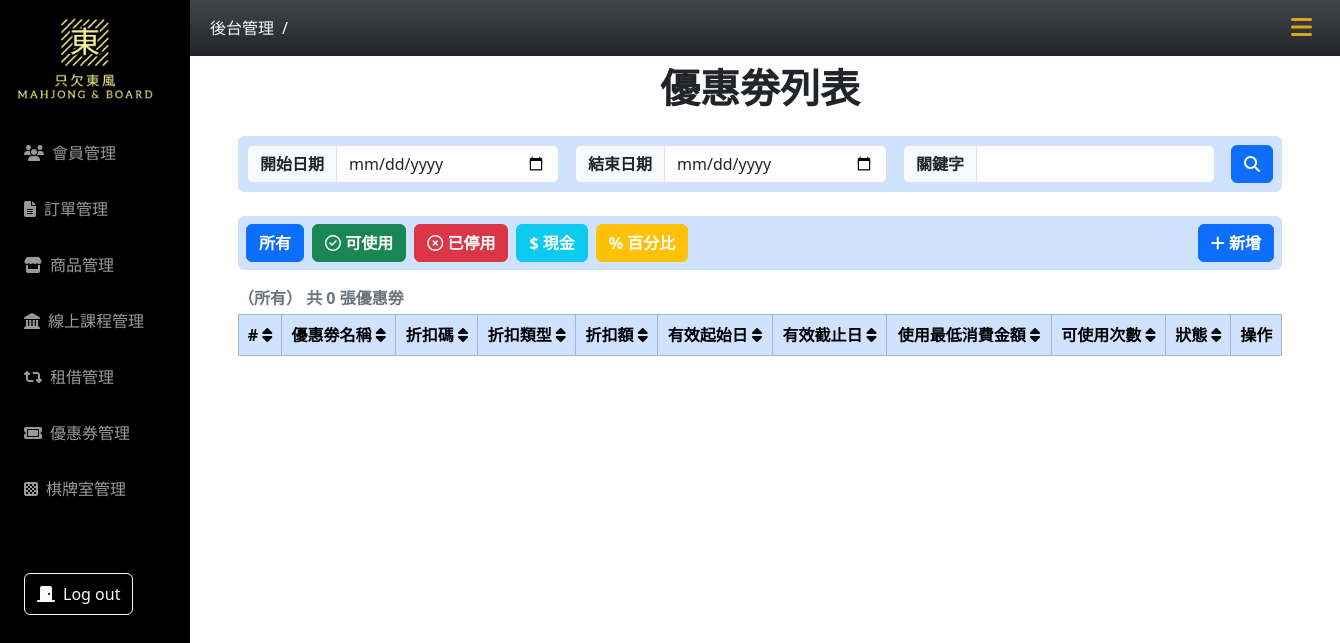
The app's page /coupon/coupon-list.php, older data.
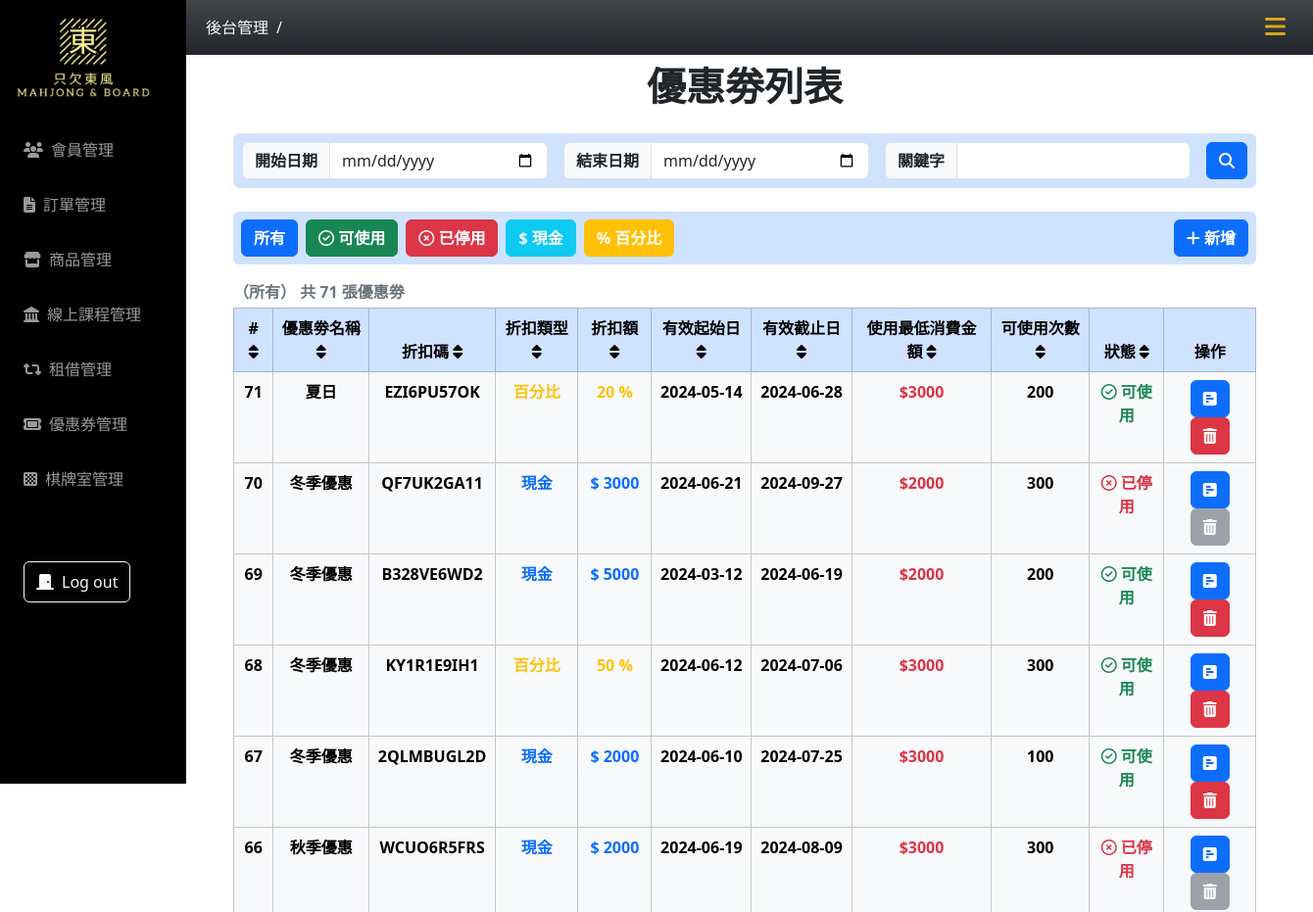
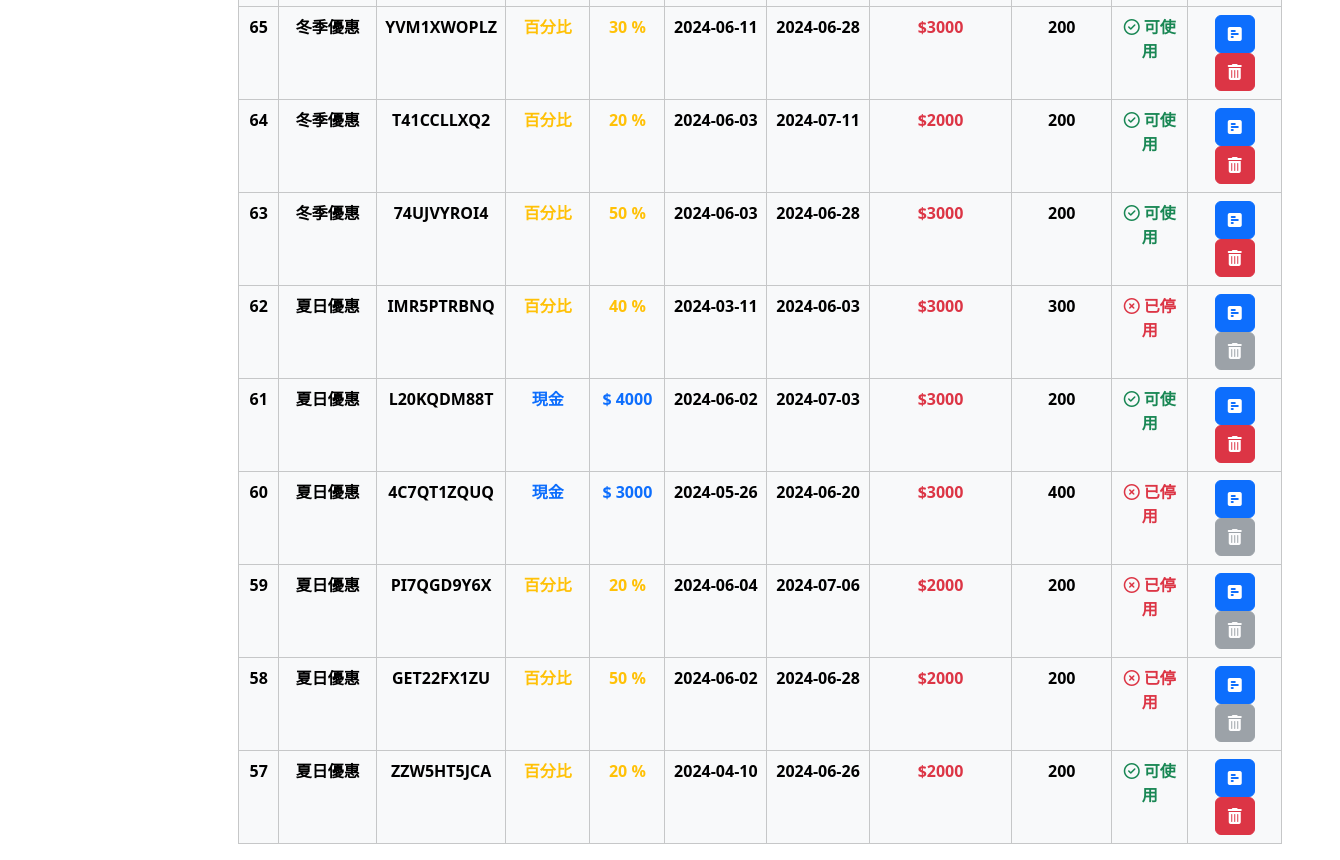
The same page, newer data (2 pictures, top to bottom).
### tables this page shows
CREATE TABLE `coupons` (
  `coupon_id` int(11) NOT NULL,
  `name` varchar(255) NOT NULL,
  `discount_code` varchar(50) NOT NULL,
  `discount_type` varchar(20) NOT NULL,
  `discount_value` decimal(10,0) NOT NULL,
  `valid_from` date NOT NULL,
  `valid_to` date NOT NULL,
  `limit_value` int(50) NOT NULL,
  `usage_limit` int(11) NOT NULL,
  `status` varchar(30) NOT NULL,
  `created_at` datetime NOT NULL,
  `update_at` datetime NOT NULL
);

### coupon/coupon-list.php (the view, shortened to what this page needs)
<?php
require_once("../db_connect_mahjong.php");
$pageTitle = "優惠劵列表";
$perPage = 15;
$page = isset($_GET["p"]) ? (int)$_GET["p"] : 1;
$order = isset($_GET["o"]) ? (int)$_GET["o"] : 1;
$filter = isset($_GET["f"]) ? $_GET["f"] : 'all';
$search = isset($_GET["s"]) ? $_GET["s"] : '';
$startDate = isset($_GET["s_d"]) ? $_GET["s_d"] : '';
$endDate = isset($_GET["e_d"]) ? $_GET["e_d"] : '';
$minCash = isset($_GET["mC"]) ? $_GET["mC"] : '';
$maxCash = isset($_GET["MxC"]) ? $_GET["MxC"] : '';
$minPercent = isset($_GET["mP"]) ? $_GET["mP"] : '';
$maxPercent = isset($_GET["MxP"]) ? $_GET["MxP"] : '';
$updateSql = "UPDATE coupons SET status = 'inactive' WHERE valid_to < CURRENT_DATE() AND status = 'active'";
$conn->query($updateSql);
$whereClause = "WHERE 1=1";
$sqlCount = "SELECT COUNT(*) AS count FROM coupons $whereClause";
$countResult = $conn->query($sqlCount);
$countRow = $countResult->fetch_assoc();
$allCouponCount = $countRow["count"];
$firstItem = ($page - 1) * $perPage;
$orderOptions = [
  1 => "coupon_id DESC", 2 => "coupon_id ASC", 3 => "name DESC", 4 => "name ASC",
  5 => "discount_code DESC", 6 => "discount_code ASC", 7 => "discount_type DESC", 8 => "discount_type ASC",
  9 => "discount_value DESC", 10 => "discount_value ASC", 11 => "valid_from DESC", 12 => "valid_from ASC",
  13 => "valid_to DESC", 14 => "valid_to ASC", 15 => "limit_value DESC", 16 => "limit_value ASC",
  17 => "usage_limit DESC", 18 => "usage_limit ASC", 19 => "status DESC", 20 => "status ASC"
];
$sqlOrder = $orderOptions[$order] ?? $orderOptions[1];
$searchResultTitle = "";
$filterTitles = [
  "active" => "（可使用）", "inactive" => "（已停用）", "percent" => "（百分比）", "cash" => "（現金）", "all" => "（所有）"
];
$filterTitle = $filterTitles[$filter] ?? $filterTitles["all"];
$sql = "SELECT * FROM coupons $whereClause ORDER BY $sqlOrder LIMIT $firstItem, $perPage";
$result = $conn->query($sql);
$rows = $result->fetch_all(MYSQLI_ASSOC);
?>
<!doctype html>
<html lang="en">
<head>
  <?php include("coupon-css.php") ?>
  <?php include("../css-mahjong.php") ?>
</head>
<body>
  <?php include("../nav.php") ?>
  <div class="container main-content px-5">
    <div class="d-flex justify-content-center">
      <h1 class="py-2 fw-semibold"><?= $pageTitle ?></h1>
    </div>
    <div class="py-2">
      <div class="d-flex justify-content-between align-items-center mb-3 border p-2 rounded bg-primary-subtle">
        <form action="" method="get" class="w-100">
          <dv class="d-flex justify-content-center gap-3">
            <div class="input-group">
              <label for="start_date" class="input-group-text fw-semibold">開始日期</label>
              <input type="date" id="start_date" name="s_d" class="form-control" value="<?= $startDate ?>">
            </div>
            <div class="input-group">
              <label for="end_date" class="input-group-text fw-semibold">結束日期</label>
              <input type="date" id="end_date" name="e_d" class="form-control" value="<?= $endDate ?>">
            </div>
            <div class="input-group">
              <label for="search" class="input-group-text fw-semibold">關鍵字</label>
              <input type="text" class="form-control" placeholder="" name="s" value="<?= $search ?>">
            </div>
            <button type="submit" class="btn btn-primary" name=""><i class="fa-solid fa-magnifying-glass"></i></button>
      </div>
    </div>
    <div class="d-flex justify-content-between align-items-center gap-3 mb-3 p-2 rounded bg-primary-subtle">
      <div class="d-flex justify-content-center align-items-center gap-3">
        <div class="d-flex justify-content-center align-items-center gap-2">
          <button class="btn btn-primary fw-semibold" onclick="filterCoupons('all')">所有</button>
          <button class="btn btn-success fw-semibold" onclick="filterCoupons('active')"><i class="fa-regular fa-circle-check"></i> 可使用</button>
          <button class="btn btn-danger fw-semibold" onclick="filterCoupons('inactive')"><i class="fa-regular fa-circle-xmark"></i> 已停用</button>
          <button class="btn btn-info text-white fw-semibold" onclick="filterCoupons('cash')">$ 現金</button>
          <button class="btn btn-warning text-white fw-semibold" onclick="filterCoupons('percent')">% 百分比</button>
        </div>
      </div>
      <a href="add-coupon.php" class="btn btn-primary">
        <i class="fa-solid fa-plus"></i> <span class="fw-semibold">新增</span>
      </a>
    </div>
    <div class="text-secondary pb-1 fw-semibold">
      <?= "$filterTitle $searchResultTitle 共 $allCouponCount 張優惠劵" ?>
    </div>
    <table class="table table-light table-bordered text-center">
      <thead class="table-primary">
        <tr>
          <th><a href="?p=<?= $page ?>&o=<?= ($order == 1) ? 2 : 1 ?>&f=<?= $filter ?>&s=<?= $search ?>&s_d=<?= $startDate ?>&e_d=<?= $endDate ?>&mC=<?= $minCash ?>&MxC=<?= $maxCash ?>&mP=<?= $minPercent ?>&MxP=<?= $maxPercent ?>" class="sort-icon text-black text-decoration-none"># <i class="fa-solid fa-sort"></i></a></th>
          <th><a href="?p=<?= $page ?>&o=<?= ($order == 3) ? 4 : 3 ?>&f=<?= $filter ?>&s=<?= $search ?>&s_d=<?= $startDate ?>&e_d=<?= $endDate ?>&mC=<?= $minCash ?>&MxC=<?= $maxCash ?>&mP=<?= $minPercent ?>&MxP=<?= $maxPercent ?>" class="sort-icon text-black text-decoration-none">優惠劵名稱 <i class="fa-solid fa-sort"></i></a></th>
          <th><a href="?p=<?= $page ?>&o=<?= ($order == 5) ? 6 : 5 ?>&f=<?= $filter ?>&s=<?= $search ?>&s_d=<?= $startDate ?>&e_d=<?= $endDate ?>&mC=<?= $minCash ?>&MxC=<?= $maxCash ?>&mP=<?= $minPercent ?>&MxP=<?= $maxPercent ?>" class="sort-icon text-black text-decoration-none">折扣碼 <i class="fa-solid fa-sort"></i></a></th>
          <th><a href="?p=<?= $page ?>&o=<?= ($order == 7) ? 8 : 7 ?>&f=<?= $filter ?>&s=<?= $search ?>&s_d=<?= $startDate ?>&e_d=<?= $endDate ?>&mC=<?= $minCash ?>&MxC=<?= $maxCash ?>&mP=<?= $minPercent ?>&MxP=<?= $maxPercent ?>" class="sort-icon text-black text-decoration-none">折扣類型 <i class="fa-solid fa-sort"></i></a></th>
          <th><a href="?p=<?= $page ?>&o=<?= ($order == 9) ? 10 : 9 ?>&f=<?= $filter ?>&s=<?= $search ?>&s_d=<?= $startDate ?>&e_d=<?= $endDate ?>&mC=<?= $minCash ?>&MxC=<?= $maxCash ?>&mP=<?= $minPercent ?>&MxP=<?= $maxPercent ?>" class="sort-icon text-black text-decoration-none">折扣額 <i class="fa-solid fa-sort"></i></a></th>
          <th><a href="?p=<?= $page ?>&o=<?= ($order == 11) ? 12 : 11 ?>&f=<?= $filter ?>&s=<?= $search ?>&s_d=<?= $startDate ?>&e_d=<?= $endDate ?>&mC=<?= $minCash ?>&MxC=<?= $maxCash ?>&mP=<?= $minPercent ?>&MxP=<?= $maxPercent ?>" class="sort-icon text-black text-decoration-none">有效起始日 <i class="fa-solid fa-sort"></i></a></th>
          <th><a href="?p=<?= $page ?>&o=<?= ($order == 13) ? 14 : 13 ?>&f=<?= $filter ?>&s=<?= $search ?>&s_d=<?= $startDate ?>&e_d=<?= $endDate ?>&mC=<?= $minCash ?>&MxC=<?= $maxCash ?>&mP=<?= $minPercent ?>&MxP=<?= $maxPercent ?>" class="sort-icon text-black text-decoration-none">有效截止日 <i class=" fa-solid fa-sort"></i></a></th>
          <th><a href="?p=<?= $page ?>&o=<?= ($order == 15) ? 16 : 15 ?>&f=<?= $filter ?>&s=<?= $search ?>&s_d=<?= $startDate ?>&e_d=<?= $endDate ?>&mC=<?= $minCash ?>&MxC=<?= $maxCash ?>&mP=<?= $minPercent ?>&MxP=<?= $maxPercent ?>" class="sort-icon text-black text-decoration-none">使用最低消費金額 <i class="fa-solid fa-sort"></i></a></th>
          <th><a href="?p=<?= $page ?>&o=<?= ($order == 17) ? 18 : 17 ?>&f=<?= $filter ?>&s=<?= $search ?>&s_d=<?= $startDate ?>&e_d=<?= $endDate ?>&mC=<?= $minCash ?>&MxC=<?= $maxCash ?>&mP=<?= $minPercent ?>&MxP=<?= $maxPercent ?>" class="sort-icon text-black text-decoration-none">可使用次數 <i class="fa-solid fa-sort"></i></a></th>
          <th><a href="?p=<?= $page ?>&o=<?= ($order == 19) ? 20 : 19 ?>&f=<?= $filter ?>&s=<?= $search ?>&s_d=<?= $startDate ?>&e_d=<?= $endDate ?>&mC=<?= $minCash ?>&MxC=<?= $maxCash ?>&mP=<?= $minPercent ?>&MxP=<?= $maxPercent ?>" class="sort-icon text-black text-decoration-none">狀態 <i class="fa-solid fa-sort"></i></a></th>
          <th>操作</th>
        </tr>
      </thead>
      <tbody>
        <?php foreach ($rows as $coupon) : ?>
          <tr class="fw-semibold">
            <td><?= $coupon['coupon_id'] ?></td>
            <td><?= $coupon['name'] ?></td>
            <td><?= $coupon['discount_code'] ?></td>
            <td>
              <?php if ($coupon['discount_type'] == 'cash') : ?>
                <span class="text-primary fw-semibold">現金</span>
              <?php elseif ($coupon['discount_type'] == 'percent') : ?>
                <span class="text-warning fw-semibold">百分比</span>
              <?php endif; ?>
            </td>
            <td class="fw-semibold">
              <?php if ($coupon['discount_type'] == 'cash') : ?>
                <span class="text-primary fw-semibold"><?= '$' . " " . $coupon['discount_value']; ?></span>
              <?php elseif ($coupon['discount_type'] == 'percent') : ?>
                <span class="text-warning fw-semibold"><?= $coupon['discount_value'] . " " . '%'; ?></span>
              <?php endif; ?>
            </td>
            <td><?= $coupon['valid_from'] ?></td>
            <td><?= $coupon['valid_to'] ?></td>
            <td><span class="text-danger fw-semibold"><?= '$' . $coupon['limit_value'] ?></span></td>
            <td><?= $coupon['usage_limit'] ?></td>
            <td><span class="fw-semibold <?= ($coupon['status'] == 'active') ? 'text-success' : 'text-danger'; ?>">
                <?= ($coupon['status'] == 'active') ? '<i class="fa-regular fa-circle-check"></i> 可使用' : '<i class="fa-regular fa-circle-xmark"></i> 已停用'; ?>
              </span></td>
            <td>
              <a href="coupon-detail.php?coupon_id=<?= $coupon['coupon_id'] ?>" class="btn btn-primary" title="優惠劵詳細資料">
                <i class="fa-solid fa-square-poll-horizontal"></i>
              </a>
              <?php if ($coupon['status'] == 'inactive') : ?>
                <button class="btn btn btn-secondary" disabled title="停用優惠劵" data-id="<?= $coupon['coupon_id'] ?>" data-bs-toggle="modal" data-bs-target="#deleteModal">
                  <i class="fa-solid fa-trash-can"></i>
                </button>
              <?php else : ?>
                <button class="btn btn-danger btn-disable" title="停用優惠劵" data-id="<?= $coupon['coupon_id'] ?>" data-bs-toggle="modal" data-bs-target="#deleteModal">
                  <i class="fa-solid fa-trash-can"></i>
                </button>
              <?php endif; ?>
            </td>
          </tr>
        <?php endforeach ?>
      </tbody>
    </table>
  </div>
</body>
</html>

### coupon/coupon-css.php (shortened to what this page needs)
<link href="https://cdn.jsdelivr.net/npm/bootstrap@5.3.3/dist/css/bootstrap.min.css" rel="stylesheet">
<link rel="stylesheet" href="https://cdnjs.cloudflare.com/ajax/libs/font-awesome/6.5.2/css/all.min.css" />

### css-mahjong.php (shortened to what this page needs)
<link rel="stylesheet" href="https://cdnjs.cloudflare.com/ajax/libs/font-awesome/6.5.2/css/all.min.css" />
<link href="https://cdn.jsdelivr.net/npm/bootstrap@5.3.2/dist/css/bootstrap.min.css" rel="stylesheet" />

### nav.php (shortened to what this page needs)
<header>
    <div class="container-fluid position-fixed bg-dark bg-gradient z-1">
        <nav class="navbar navbar-expand-lg ">
            <div class="collapse navbar-collapse" id="navbarNav">
                <ul class="navbar-nav">
                    <li class="nav-item d-flex align-items-center text-light">
                        <a class="nav-link link-light active" aria-current="page" href="sidebar-nav.php">後台管理</a> / <a class="nav-link link-secondary" href="#"><?php if (isset($_SESSION["group"])) echo $_SESSION["group"] ?></a>
                    </li>
                </ul>
            </div>
            <div class="d-flex justify-content-start mx-3">
                <label for="switch"><i class="hamburger fa-solid fa-bars"></i></label>
            </div>
        </nav>
    </div>
</header>
<aside class="sidebar bg-black position-fixed z-2">
    <div class="logo p-3">
        <a href=""><img class="object-fit-cover" src="../images/logo.png" alt="" /></a>
    </div>
    <div class="d-flex flex-column justify-content-between">
        <ul class="list-unstyle">
            <li>
                <a data-group="會員管理" class="sub-sidebar-switch main-sidebar d-block px-4 py-2 mt-3  text-decoration-none <?php if (isset($_SESSION["group"]) && $_SESSION["group"] === "會員管理") echo "active" ?>"><i class="fa-solid fa-users me-2"></i>會員管理</a>
            </li>
            <li>
                <a data-group="訂單管理" class="sub-sidebar-switch main-sidebar d-block px-4 py-2 mt-3 text-decoration-none <?php if (isset($_SESSION["group"]) && $_SESSION["group"] === "訂單管理") echo "active" ?>"><i class="fa-solid fa-file-lines me-2"></i>訂單管理</a>
            </li>
            <li>
                <a data-group="商品管理" href="../product/product-list.php" class="main-sidebar d-block px-4 py-2 my-3 text-decoration-none <?php if (isset($_SESSION["group"]) && $_SESSION["group"] === "商品管理") echo "active" ?>"><i class="fa-solid fa-store me-2"></i>商品管理</a>
            </li>
            <li>
                <a data-group="線上課程管理" href="../mjphp/course-list.php" class="main-sidebar d-block px-4 py-2 my-3 text-decoration-none <?php if (isset($_SESSION["group"]) && $_SESSION["group"] === "線上課程管理") echo "active" ?>"><i class="fa-solid fa-landmark me-2"></i>線上課程管理</a>
            </li>
            <li>
                <a data-group="租借管理" href="../rent/rent-product-list.php" class="main-sidebar d-block px-4 py-2 my-3 text-decoration-none <?php if (isset($_SESSION["group"]) && $_SESSION["group"] === "租借管理") echo "active" ?>"><i class="fa-solid fa-retweet me-2"></i>租借管理</a>
            </li>
            <li>
                <a data-group="優惠券管理" href="../coupon/coupon-list.php?page=1&order=1" class="main-sidebar d-block px-4 py-2 my-3 text-decoration-none <?php if (isset($_SESSION["group"]) && $_SESSION["group"] === "優惠券管理") echo "active" ?>"><i class="fa-solid fa-ticket me-2"></i>優惠券管理</a>
            </li>
            <li>
                <a data-group="棋牌室管理" href="../mahjong_room/allRooms.php" class="main-sidebar d-block px-4 py-2 my-3 text-decoration-none <?php if (isset($_SESSION["group"]) && $_SESSION["group"] === "棋牌室管理") echo "active" ?>"><i class="fa-solid fa-chess-board me-2"></i>棋牌室管理</a>
            </li>
        </ul>
        <div class="d-flex justify-content-start mt-5">
            <a class="d-block mx-4 py-2 text-decoration-none btn btn-outline-light" href="../manber/doLogout.php">
                <i class="fa-solid fa-door-closed me-2"></i>Log out
            </a>
        </div>
    </div>
</aside>

### css-mahjong.php (style rules this page uses)
:root { --aside-width: 190px; --header-nav-height: 56px; }
.navbar { padding-left: var(--aside-width); }
.sidebar { width: var(--aside-width); height: 100vh; top: 0; }
.sidebar ul { padding: 0; margin: 0; }
.sidebar ul a { color: #999; }
.main-sidebar { cursor: pointer; }
.list-unstyle { list-style: none; }
.logo { width: calc(var(--aside-width) - 20px); }
.object-fit-cover { width: 100%; height: 100%; }
.main-content { margin: 0 0 0 var(--aside-width); padding-top: var(--header-nav-height); }
.hamburger { font-size: 24px; color: goldenrod; cursor: pointer; }

Row changes from the older to the newer data that the page shows:
added coupons: coupon_id "71", name "夏日", discount_code "EZI6PU57OK", discount_type "百分比", discount_value "20", valid_from "2024-05-14", valid_to "2024-06-28", limit_value "3000", usage_limit "200", status "active" (drawn)
added coupons: coupon_id "70", name "冬季優惠", discount_code "QF7UK2GA11", discount_type "現金", discount_value "3000", valid_from "2024-06-21", valid_to "2024-09-27", limit_value "2000", usage_limit "300", status "inactive" (drawn)
added coupons: coupon_id "69", name "冬季優惠", discount_code "B328VE6WD2", discount_type "現金", discount_value "5000", valid_from "2024-03-12", valid_to "2024-06-19", limit_value "2000", usage_limit "200", status "active" (drawn)
added coupons: coupon_id "68", name "冬季優惠", discount_code "KY1R1E9IH1", discount_type "百分比", discount_value "50", valid_from "2024-06-12", valid_to "2024-07-06", limit_value "3000", usage_limit "300", status "active" (drawn)
added coupons: coupon_id "67", name "冬季優惠", discount_code "2QLMBUGL2D", discount_type "現金", discount_value "2000", valid_from "2024-06-10", valid_to "2024-07-25", limit_value "3000", usage_limit "100", status "active" (drawn)
added coupons: coupon_id "66", name "秋季優惠", discount_code "WCUO6R5FRS", discount_type "現金", discount_value "2000", valid_from "2024-06-19", valid_to "2024-08-09", limit_value "3000", usage_limit "300", status "inactive" (drawn)
added coupons: coupon_id "65", name "冬季優惠", discount_code "YVM1XWOPLZ", discount_type "百分比", discount_value "30", valid_from "2024-06-11", valid_to "2024-06-28", limit_value "3000", usage_limit "200", status "active" (drawn)
added coupons: coupon_id "64", name "冬季優惠", discount_code "T41CCLLXQ2", discount_type "百分比", discount_value "20", valid_from "2024-06-03", valid_to "2024-07-11", limit_value "2000", usage_limit "200", status "active" (drawn)
added coupons: coupon_id "63", name "冬季優惠", discount_code "74UJVYROI4", discount_type "百分比", discount_value "50", valid_from "2024-06-03", valid_to "2024-06-28", limit_value "3000", usage_limit "200", status "active" (drawn)
added coupons: coupon_id "62", name "夏日優惠", discount_code "IMR5PTRBNQ", discount_type "百分比", discount_value "40", valid_from "2024-03-11", valid_to "2024-06-03", limit_value "3000", usage_limit "300", status "inactive" (drawn)
added coupons: coupon_id "61", name "夏日優惠", discount_code "L20KQDM88T", discount_type "現金", discount_value "4000", valid_from "2024-06-02", valid_to "2024-07-03", limit_value "3000", usage_limit "200", status "active" (drawn)
added coupons: coupon_id "60", name "夏日優惠", discount_code "4C7QT1ZQUQ", discount_type "現金", discount_value "3000", valid_from "2024-05-26", valid_to "2024-06-20", limit_value "3000", usage_limit "400", status "inactive" (drawn)
added coupons: coupon_id "59", name "夏日優惠", discount_code "PI7QGD9Y6X", discount_type "百分比", discount_value "20", valid_from "2024-06-04", valid_to "2024-07-06", limit_value "2000", usage_limit "200", status "inactive" (drawn)
added coupons: coupon_id "58", name "夏日優惠", discount_code "GET22FX1ZU", discount_type "百分比", discount_value "50", valid_from "2024-06-02", valid_to "2024-06-28", limit_value "2000", usage_limit "200", status "inactive" (drawn)
added coupons: coupon_id "57", name "夏日優惠", discount_code "ZZW5HT5JCA", discount_type "百分比", discount_value "20", valid_from "2024-04-10", valid_to "2024-06-26", limit_value "2000", usage_limit "200", status "active" (drawn)
Text that changed along with them:
$allCouponCount: "0" → "71"
